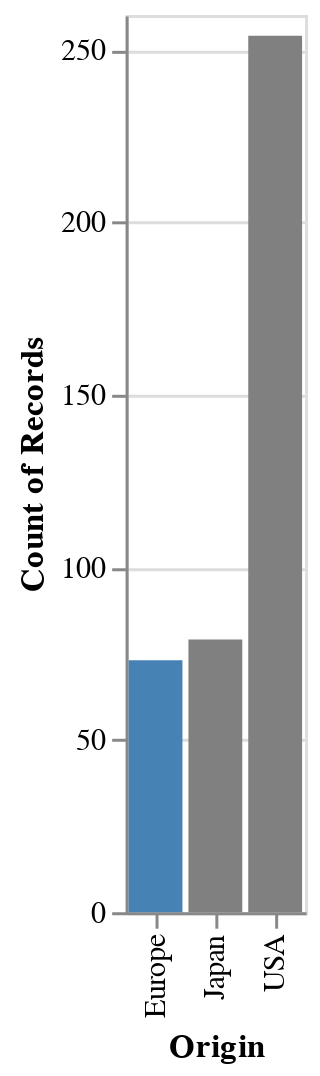

Notebook code cell kept with this figure:
### Code cell
source = data.cars()
brush = alt.selection_point(name="brs", encodings=["x"])

alt.Chart(source, name="sp").mark_bar().encode(
    x='Origin:N',
    y='count()',
    color=alt.condition(brush, alt.value('steelblue'), alt.value('grey')),
).add_params(brush)

### Figure 1 — Vega-Lite specification as saved in the notebook (floating-point values rounded to 4 significant figures; data arrays with more than 128 entries replaced by an {"elided": "..."} marker saying what was removed)
{"$schema": "https://vega.github.io/schema/vega-lite/v5.8.0.json", "config": {"view": {"continuousHeight": 300, "continuousWidth": 300}}, "data": {"name": "data-f02450ab61490a1363517a0190416235"}, "datasets": {"data-f02450ab61490a1363517a0190416235": {"elided": "406 records"}}, "layer": [{"encoding": {"color": {"condition": {"param": "brs", "value": "steelblue"}, "value": "grey"}, "x": {"field": "Origin", "type": "nominal"}, "y": {"aggregate": "count", "type": "quantitative"}}, "mark": {"type": "bar"}, "name": "sp"}], "params": [{"name": "brs", "select": {"encodings": ["x"], "type": "point"}, "value": [{"Origin": "Europe"}], "views": ["sp"]}]}
